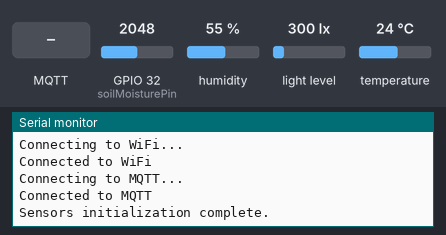
A sketch run on a simulated ESP32. Parts: the last lines printed to the serial monitor. Wiring (inferred from the names in the program): BH1750 light sensor at I2C address 0x23. Inputs (shaded band) come from the test bench; at power-on: GPIO 32 (soilMoisturePin) = 2048, humidity 55 %, light level 300 lx, temperature 24 °C. WiFi joins after 1.5 s; servers stay silent unless stated; no MQTT or app messages arrive unless stated.

Above: at 3.2 s.
3.3 s: GPIO 32 (soilMoisturePin) set to 2866
At 5.2 s:
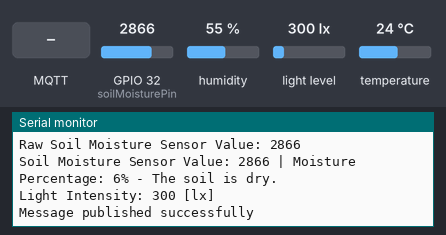
5.5 s: MQTT message "m-water" arrives on the first subscribed topic
At 8.9 s:
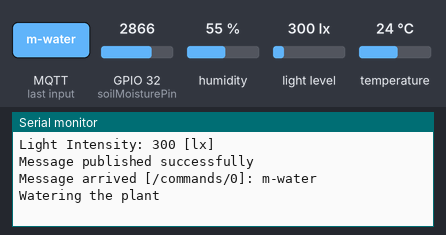
10.0 s: MQTT message "m-heat" arrives on the first subscribed topic
At 12.7 s:
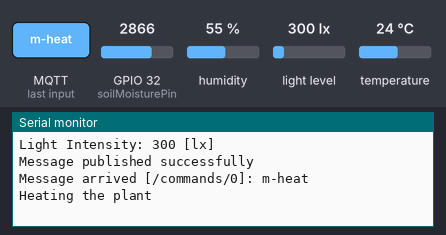
13.2 s: GPIO 32 (soilMoisturePin) set to 1228
At 13.95 s:
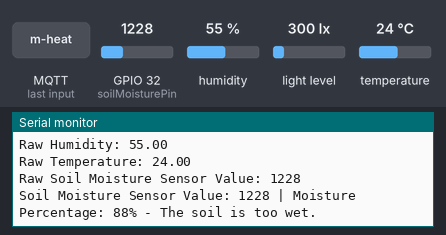
18.5 s: MQTT message "1" arrives on the first subscribed topic
At 22.6 s:
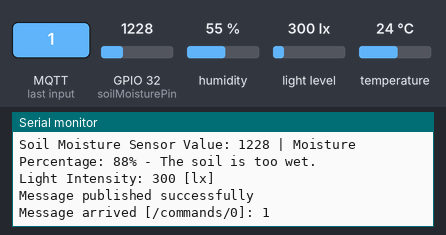
22.9 s: MQTT message "on" arrives on the first subscribed topic
At 25.5 s:
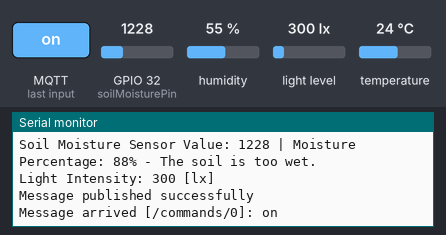

Measured:
- after the input at 3.3 s, the serial monitor: prints a new line after 0.78 s (image 1)
- after the input at 5.5 s, the serial monitor: prints a new line after 3.0 s (image 2)
- after the input at 10.0 s, the serial monitor: prints a new line after 1.8 s (image 3)
- after the input at 13.2 s, the serial monitor: prints a new line after 0.59 s (image 4)
- after the input at 18.5 s, the serial monitor: prints a new line after 3.0 s (image 5)
- after the input at 22.9 s, the serial monitor: prints a new line after 1.8 s (image 6)

The sketch:

Combined_sensors.ino
```cpp
#include <DHT.h>
#include <Adafruit_Sensor.h>
#include <Wire.h> // BH1750 IIC Mode
#include <WiFi.h>
#include <PubSubClient.h>

// WiFi credentials
const char* ssid = "Noor";
const char* password = "12345677";

// MQTT server credentials
const char* mqtt_server = "212.229.81.98";
const int mqtt_port = 59529;
const char* mqtt_username = "irrigation";
const char* mqtt_password = "ImperialIrrigation";

WiFiClient espClient;
PubSubClient client(espClient);

// DHT11 Sensor Pins
#define DHTPIN 14
#define DHTTYPE DHT11
// Initialise the DHT sensor
DHT dht(DHTPIN, DHTTYPE);

// Define the analog pin for the soil moisture sensor
const int soilMoisturePin = 32; // Using GPIO 32 which is ADC1 on ESP32

// Define the sensor reading limits
const int sensorMin = 3000; // Analog reading at dry soil
const int sensorMax = 1000; // Analog reading at wet soil

// BH1750 light sensor I2C address
int BH1750address = 0x23;
byte buff[2];

// Function declarations
void reconnect();
void callback(char* topic, byte* payload, unsigned int length);
void BH1750_Init(int address);
int BH1750_Read(int address);

void setup() {

  Serial.begin(115200);

  // Connect to Wi-Fi
  WiFi.begin(ssid, password);
  while (WiFi.status() != WL_CONNECTED) {
    delay(1000);
    Serial.println("Connecting to WiFi...");
  }
  Serial.println("Connected to WiFi");

  // Connect to MQTT broker
  client.setServer(mqtt_server, mqtt_port);
  client.setCallback(callback);
  while (!client.connected()) {
    Serial.println("Connecting to MQTT...");
    if (client.connect("ESP32Client", mqtt_username, mqtt_password)) {
      Serial.println("Connected to MQTT");
    } else {
      Serial.print("Failed with state ");
      Serial.println(client.state());
      delay(2000);
    }
  }

  // Subscribe to command topic
  client.subscribe("/commands/0");

  // Start the DHT sensor
  dht.begin();

  // Initialize I2C for BH1750
  Wire.begin();

  // Debugging: Confirm sensor initialization
  Serial.println("Sensors initialization complete.");
}

void loop() {
  if (!client.connected()) {
    reconnect();
  }
  client.loop();

  // Wait a few seconds between DHT sensor measurements
  delay(2000);

  // Read humidity from the DHT sensor
  float humidity = dht.readHumidity();
  // Read temperature from the DHT sensor in Celsius
  float temperature = dht.readTemperature();
  Serial.println("----------------------------------");

  // Debugging: Print raw sensor values
  Serial.print("Raw Humidity: ");
  Serial.println(humidity);
  Serial.print("Raw Temperature: ");
  Serial.println(temperature);

  // Check if any reads failed and exit early (to try again)
  if (isnan(humidity) || isnan(temperature)) {
    Serial.println("Failed to read from DHT sensor!");
    return;
  }

  // Read the analog value from the soil moisture sensor
  int sensorValue = analogRead(soilMoisturePin);

  // Debugging: Print raw soil moisture value
  Serial.print("Raw Soil Moisture Sensor Value: ");
  Serial.println(sensorValue);

  // Map the sensor value to a percentage (0 to 100)
  int moisturePercentage = map(sensorValue, sensorMin, sensorMax, 0, 100);

  // Print the sensor value and the moisture percentage
  Serial.print("Soil Moisture Sensor Value: ");
  Serial.print(sensorValue);
  Serial.print(" | Moisture Percentage: ");
  Serial.print(moisturePercentage);
  Serial.print("%");

  // Determine the moisture level message
  if (moisturePercentage <= 25) {
    Serial.println(" - The soil is dry.");
  } else if (moisturePercentage > 25 && moisturePercentage <= 75) {
    Serial.println(" - Perfect levels of moisture.");
  } else {
    Serial.println(" - The soil is too wet.");
  }

  // Read the light intensity from the BH1750 sensor
  BH1750_Init(BH1750address);
  delay(200);

  uint16_t lightLevel = 0;
  if (2 == BH1750_Read(BH1750address)) {
    lightLevel = ((buff[0] << 8) | buff[1]) / 1.2;
    Serial.print("Light Intensity: ");
    Serial.print(lightLevel);
    Serial.println(" [lx]");
  }

  // Create JSON payload
  String payload = "{\"humidity\": " + String(humidity) +
                   ", \"temperature\": " + String(temperature) +
                   ", \"moisture\": " + String(moisturePercentage) +
                   ", \"light\": " + String(lightLevel) + "}";

  // Publish sensor readings to MQTT topic
  if (client.publish("/sensors/0", payload.c_str())) {
    Serial.println("Message published successfully");
  } else {
    Serial.println("Message failed to publish");
  }

  // Wait for a second before taking another reading
  delay(1000);
}

int BH1750_Read(int address) {
  int i = 0;
  Wire.beginTransmission(address);
  Wire.requestFrom(address, 2);
  while (Wire.available()) {
    buff[i] = Wire.read(); // receive one byte
    i++;
  }
  Wire.endTransmission();
  return i;
}

void BH1750_Init(int address) {
  Wire.beginTransmission(address);
  Wire.write(0x10); // 1lx resolution 120ms
  Wire.endTransmission();
}

void callback(char* topic, byte* payload, unsigned int length) {
  String message;
  for (int i = 0; i < length; i++) {
    message += (char)payload[i];
  }

  Serial.print("Message arrived [");
  Serial.print(topic);
  Serial.print("]: ");
  Serial.println(message);

  if (message == "m-water") {
    // Perform watering action
    Serial.println("Watering the plant");
  } else if (message == "m-heat") {
    // Perform heating action
    Serial.println("Heating the plant");
  }
}

void reconnect() {
  while (!client.connected()) {
    Serial.println("Reconnecting to MQTT...");
    if (client.connect("ESP32Client", mqtt_username, mqtt_password)) {
      Serial.println("Connected to MQTT");
      client.subscribe("/commands/0");
    } else {
      Serial.print("Failed with state ");
      Serial.println(client.state());
      delay(2000);
    }
  }
}
```
